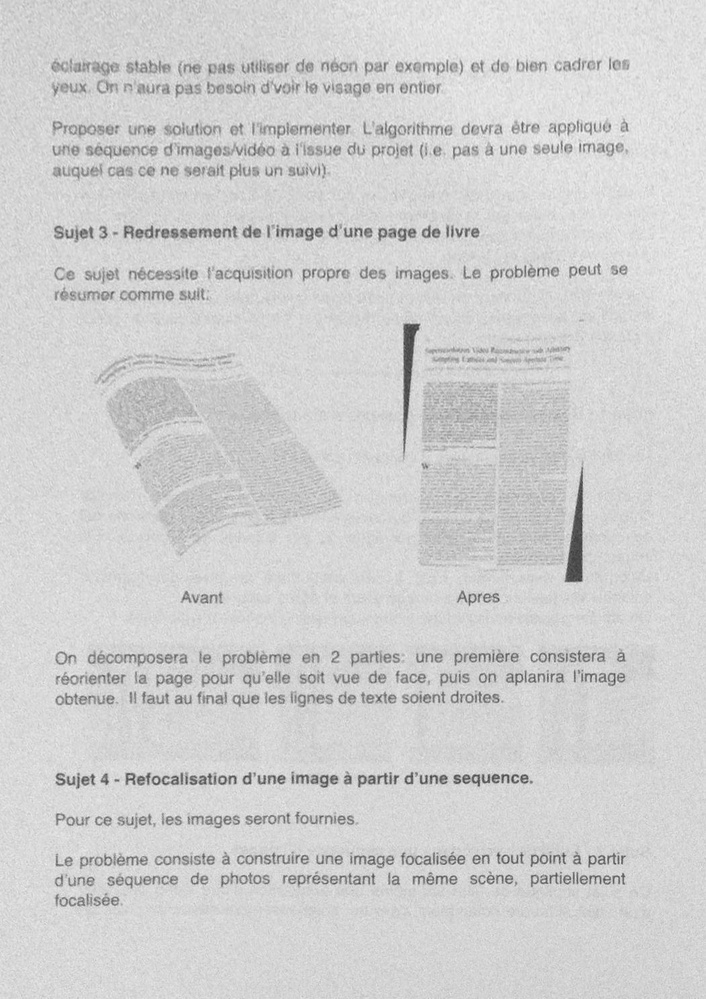
%> input picture baidusb/3333/03.jpg, 706 x 999 px, shrunk from 1051 x 1486 before the run
$ octave hhh.m   (GNU Octave 9; MATLAB toolbox functions it lacks are replaced by stand-ins)
%> lines starting %> are read from the running program, lines starting %| are printed output that depends on the picture; in (x1, y1, x2, y2) boxes, pixels count from 0 and x2, y2 are one past the last pixel; in counts of white or black regions, pixels touching at a corner belong together; the program's own positions count from 1
% roicolor imadjust stretchlim histeq adapthisteq wiener2 fspecial
im = imread('03.jpg');
%> im is the input picture: size 999x706 uint8; min 55, max 244, mean 208
I = rgb2gray(im);
imshow(I)
%%%%
stretchlim(I,0)
%> ans = [0.216; 0.957]
BW = roicolor(I,0.7*255,255);
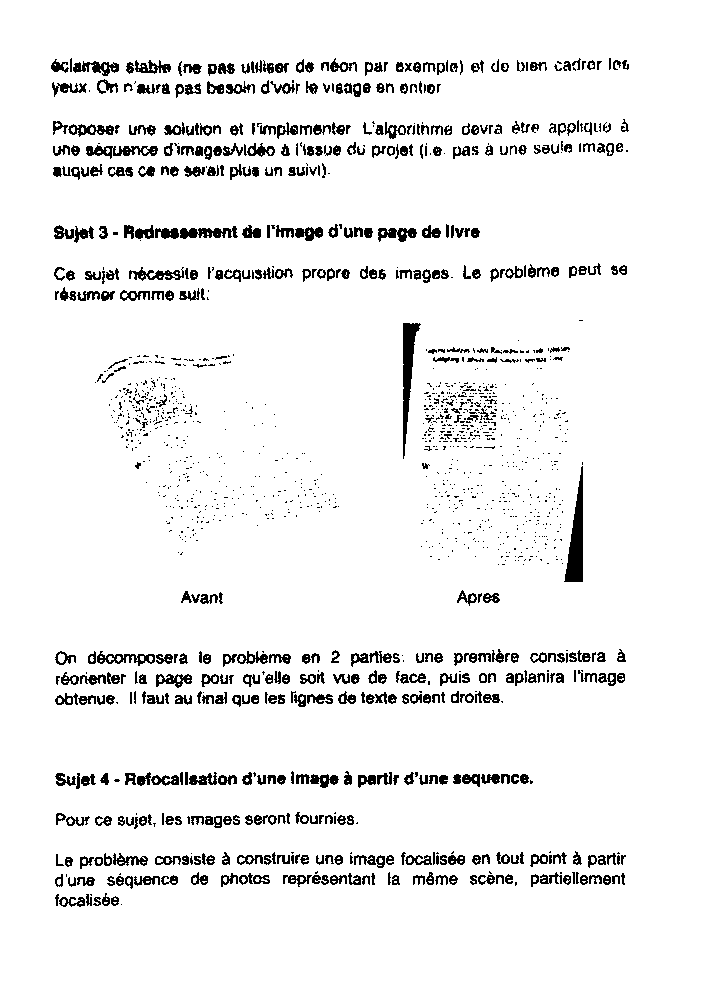
%> BW: size 999x706 logical; 93.8% white; black in thin lines or dots, all inside (x1, y1, x2, y2) = (51, 58, 629, 907)
imshow(BW)
BW2=ordfilt2(BW,5,ones(3));
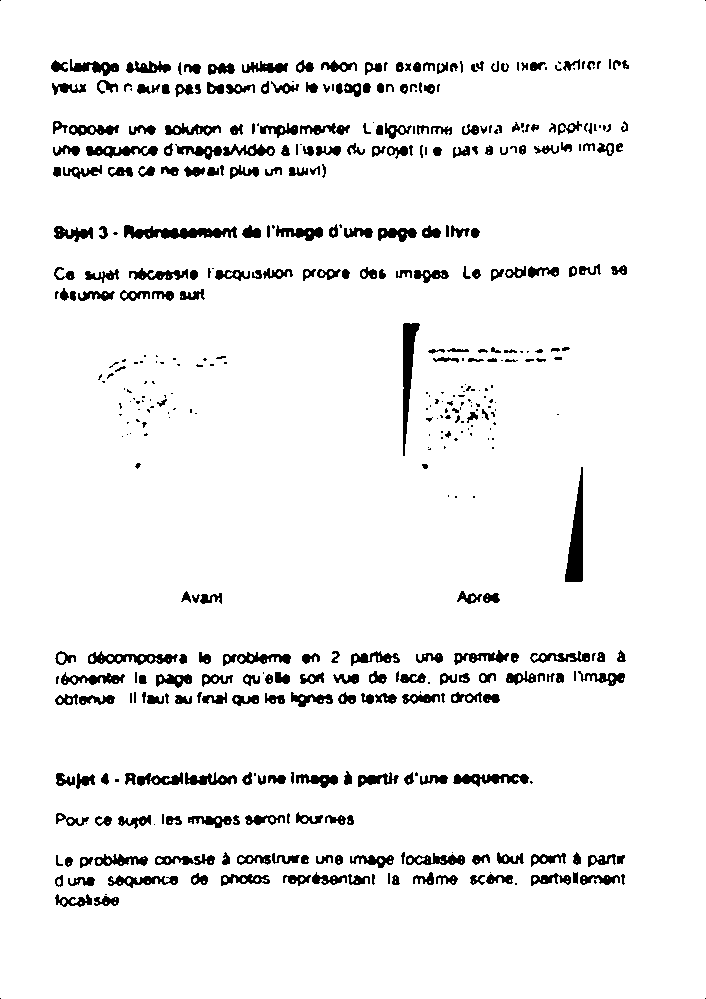
%> BW2: size 999x706 logical; 94% white; 474 black regions (160 under 20 px), largest, box (x1, y1, x2, y2) and area: (565, 467, 583, 582) 1151, (403, 323, 420, 456) 1012, (124, 225, 237, 239) 938
imshow(BW2)
I(BW2)=255;
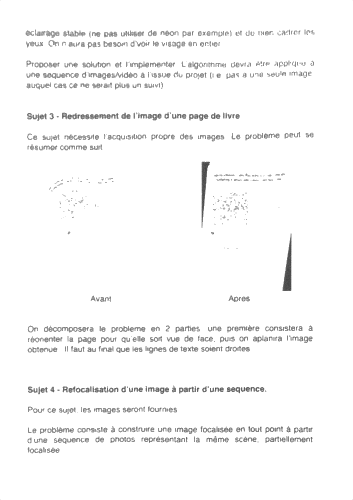
%> I: size 999x706 uint8 (shown at 1/2 size); min 55, max 255, mean 248.5
imshow(I)
%%%%
J = imadjust(I);
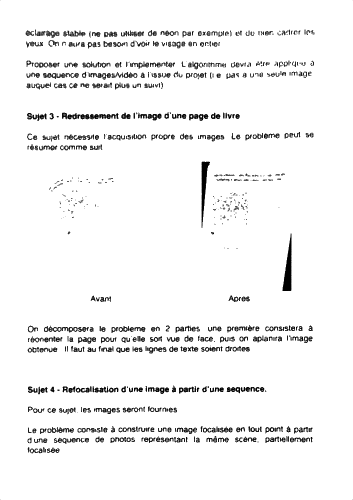
%> J: size 999x706 uint8 (shown at 1/2 size); min 0, max 255, mean 243.1
[counts,x] = imhist(J);
%> counts = 256 values, max 662954 at index 256, min 0 at index 2, mean 2755.1; x = 256 values from 0 to 255
plot(x(2:end-1),counts(2:end-1))
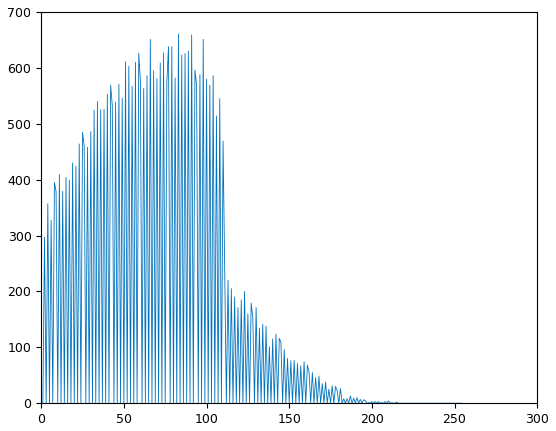
%> figure redrawn from the program's plot data; curve peaks at x = 83, y = 661
J2 = imadjust(J,[0,150/256]);
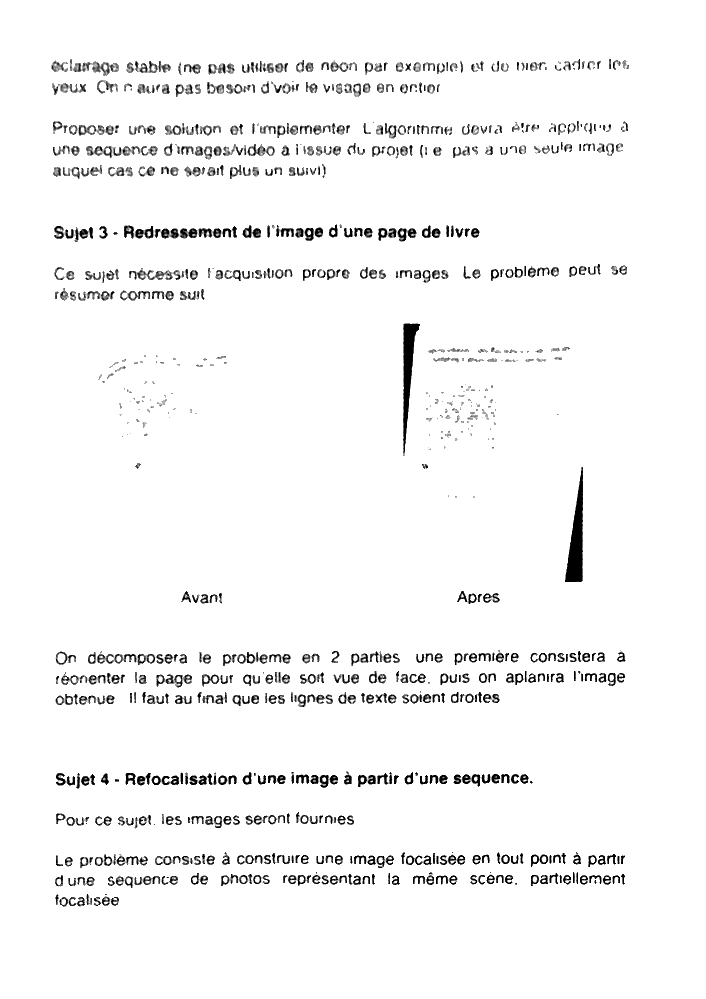
%> J2: size 999x706 uint8; min 0, max 255, mean 245.5
%J2=histeq(J,64);
imshow(J2)
%%%%
K = adapthisteq(J2...);
    ,'NumTiles',[8 8]...
    ,'ClipLimit',.1...
    ,'Distribution','exponential'...
    ,'Alpha',.4);
imshow(K)
%%%%
h = fspecial('gaussian',[5 5],.4);
L= imfilter(K,h);
imshow(L)
%%%%
M = imadjust(L,[0.1,0.9]);
imshow(M)
%%%%%%%%%%%%%%%%%%%%%%
return
%%%%%%%%%%%%%%%%%%%%%%
%%%%
h=ftrans2(fir1(4,.5,'high'));
h=fspecial('unsharp');
K=imfilter(J2,h);
%stretchlim(K)
imshow(K)
%%%%
[I,psf]=deconvblind(J2,ones(7),20);
%%%%
J = wiener2(M);
imshow(J)
%%%%
imcontour(I)
%%%%%%%%%%%
imextendedmax

$ run again, with baidusb/3333/01.jpg copied over baidusb/3333/03.jpg
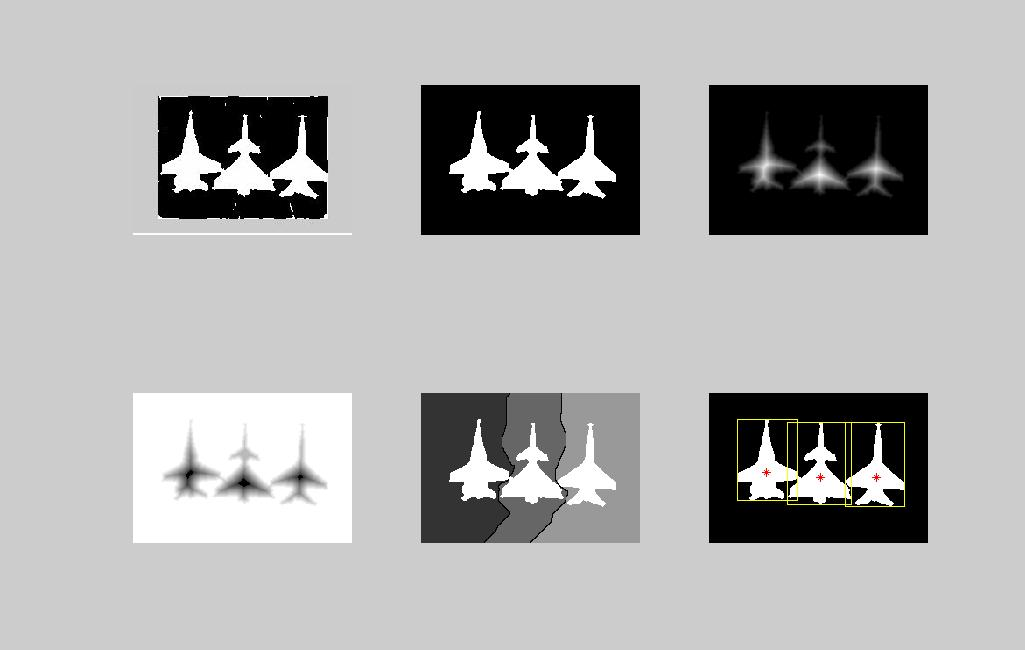
%> input picture baidusb/3333/01.jpg, 1025 x 650 px
%> im is the input picture: size 650x1025x3 uint8; mean R, G, B 172.7, 172.7, 172.6
%> ans = [0; 1]
%> `BW = roicolor(I,0.7*255,255);`:
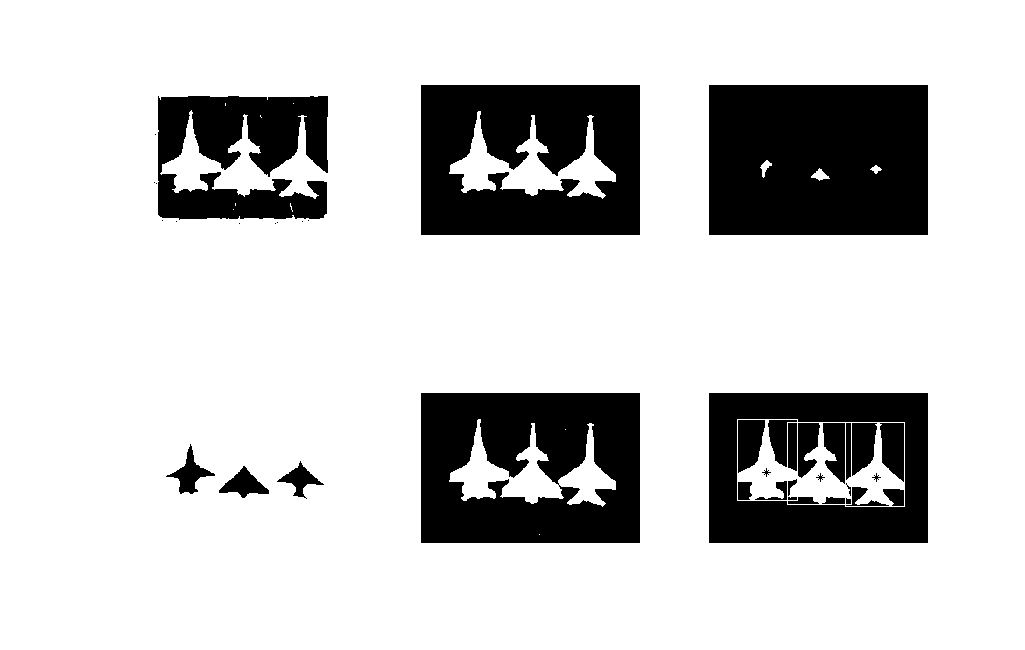
%> BW: size 650x1025 logical; 80.3% white; 39 black regions (10 under 20 px), largest, box (x1, y1, x2, y2) and area: (709, 85, 928, 235) 32582, (421, 85, 640, 235) 27439, (421, 393, 640, 543) 27438
%> BW2: size 650x1025 logical; 80.2% white; 15 black regions (4 under 20 px), largest, box (x1, y1, x2, y2) and area: (709, 85, 928, 235) 32586, (421, 85, 640, 235) 27441, (421, 393, 640, 543) 27440
%> counts = 256 values, max 534199 at index 256, min 0 at index 183, mean 2602.5; x = 256 values from 0 to 255
%> `K = adapthisteq(J2...); ,'NumTiles',[8 8] ,'ClipLimit',.1 ,'Distributi..`:
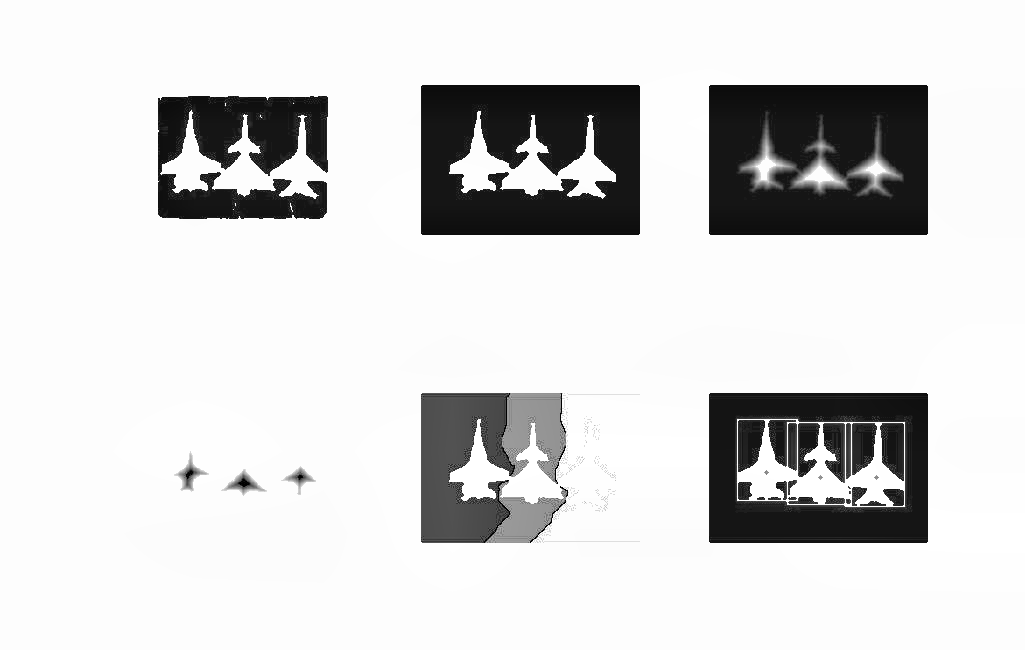
%> K: size 650x1025 uint8; min 0, max 255, mean 214.5

$ run again, with baidusb/3333/02.jpg copied over baidusb/3333/03.jpg
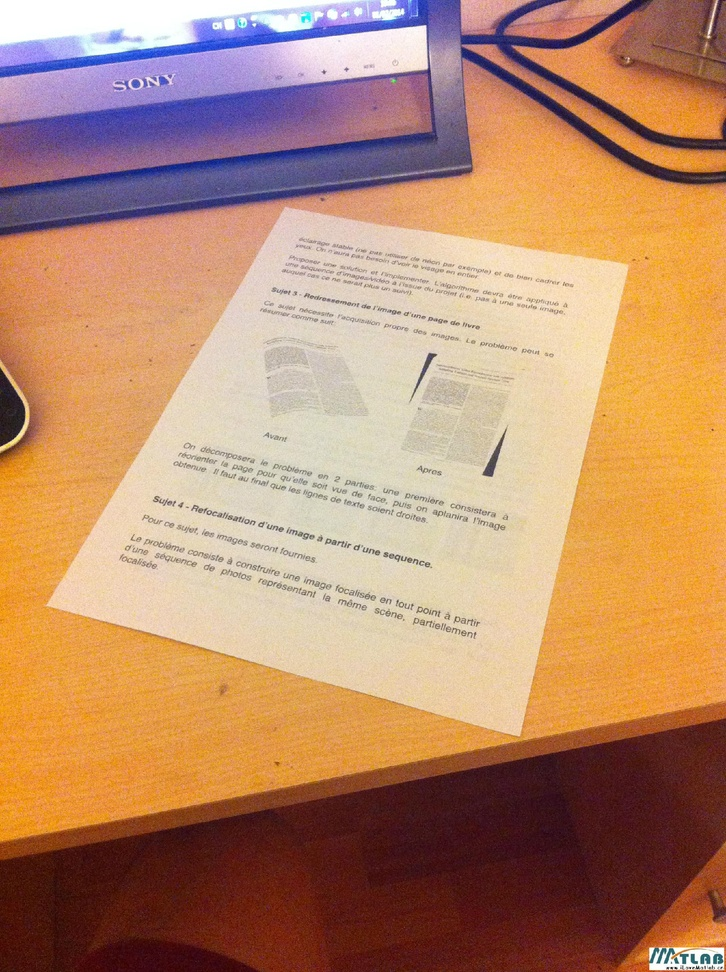
%> input picture baidusb/3333/02.jpg, 726 x 972 px, shrunk from 1600 x 2142 before the run
%> im is the input picture: size 972x726x3 uint8; mean R, G, B 184, 138.6, 107.8
%> ans = [0.0431; 1]
%> `BW = roicolor(I,0.7*255,255);`:
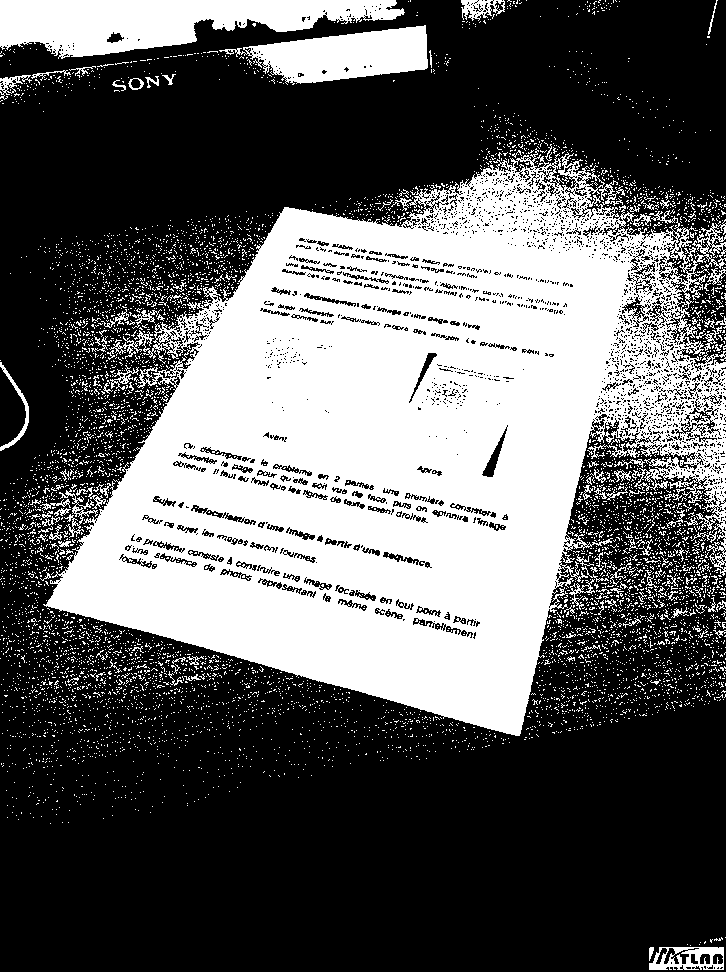
%> BW: size 972x726 logical; 37.2% white; 6751 white regions (6615 under 20 px), largest, box (x1, y1, x2, y2) and area: (43, 148, 726, 736) 216804, (0, 0, 405, 59) 14286, (219, 25, 428, 85) 7077
%> BW2: size 972x726 logical; 35.8% white; 1132 white regions (1016 under 20 px), largest, box (x1, y1, x2, y2) and area: (45, 155, 726, 736) 219655, (0, 0, 404, 59) 14357, (243, 25, 428, 84) 7018
%> counts = 256 values, max 252785 at index 256, min 0 at index 6, mean 2756.5; x = 256 values from 0 to 255
%> `K = adapthisteq(J2...); ,'NumTiles',[8 8] ,'ClipLimit',.1 ,'Distributi..`:
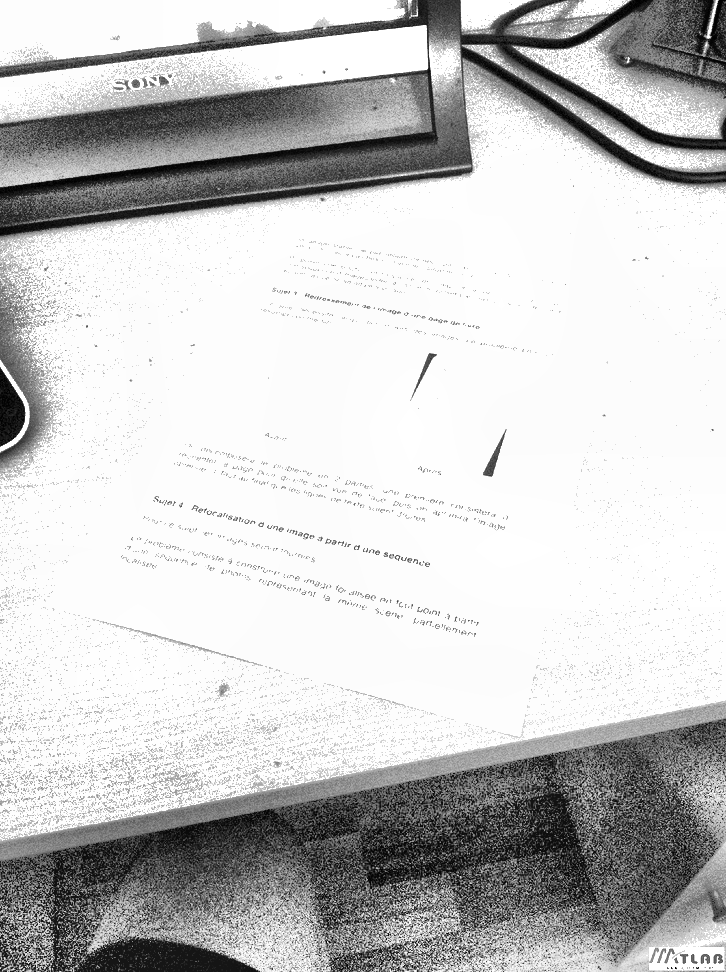
%> K: size 972x726 uint8; min 0, max 255, mean 199.5
